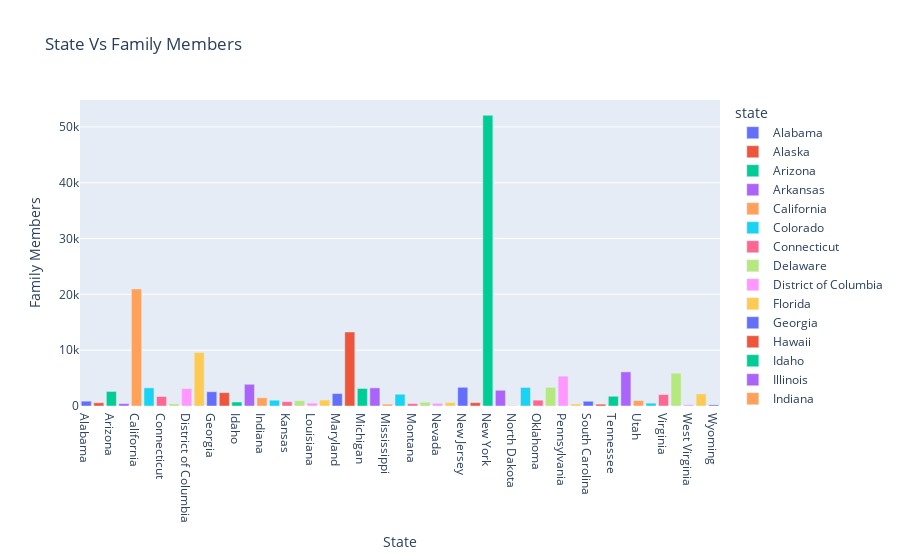

Write notebook code for a chart like this one.
### Code cell
fig = px.bar(homelessness, x='state', y='family_members', color='state', title="State Vs Family Members")
fig.update_layout(xaxis_title = 'State', yaxis_title = 'Family Members')
fig.show()

### Figure 1 — Plotly figure (JSON) as saved in the notebook; plotly's stock layout.template omitted (floating-point values rounded to 4 significant figures)
{"data": [{"alignmentgroup": "True", "hovertemplate": "state=%{x}<br>family_members=%{y}<extra></extra>", "legendgroup": "Alabama", "marker": {"color": "#636efa", "pattern": {"shape": ""}}, "name": "Alabama", "offsetgroup": "Alabama", "orientation": "v", "showlegend": true, "textposition": "auto", "type": "bar", "x": ["Alabama"], "xaxis": "x", "y": [864], "yaxis": "y"}, {"alignmentgroup": "True", "hovertemplate": "state=%{x}<br>family_members=%{y}<extra></extra>", "legendgroup": "Alaska", "marker": {"color": "#EF553B", "pattern": {"shape": ""}}, "name": "Alaska", "offsetgroup": "Alaska", "orientation": "v", "showlegend": true, "textposition": "auto", "type": "bar", "x": ["Alaska"], "xaxis": "x", "y": [582], "yaxis": "y"}, {"alignmentgroup": "True", "hovertemplate": "state=%{x}<br>family_members=%{y}<extra></extra>", "legendgroup": "Arizona", "marker": {"color": "#00cc96", "pattern": {"shape": ""}}, "name": "Arizona", "offsetgroup": "Arizona", "orientation": "v", "showlegend": true, "textposition": "auto", "type": "bar", "x": ["Arizona"], "xaxis": "x", "y": [2606], "yaxis": "y"}, {"alignmentgroup": "True", "hovertemplate": "state=%{x}<br>family_members=%{y}<extra></extra>", "legendgroup": "Arkansas", "marker": {"color": "#ab63fa", "pattern": {"shape": ""}}, "name": "Arkansas", "offsetgroup": "Arkansas", "orientation": "v", "showlegend": true, "textposition": "auto", "type": "bar", "x": ["Arkansas"], "xaxis": "x", "y": [432], "yaxis": "y"}, {"alignmentgroup": "True", "hovertemplate": "state=%{x}<br>family_members=%{y}<extra></extra>", "legendgroup": "California", "marker": {"color": "#FFA15A", "pattern": {"shape": ""}}, "name": "California", "offsetgroup": "California", "orientation": "v", "showlegend": true, "textposition": "auto", "type": "bar", "x": ["California"], "xaxis": "x", "y": [20964], "yaxis": "y"}, {"alignmentgroup": "True", "hovertemplate": "state=%{x}<br>family_members=%{y}<extra></extra>", "legendgroup": "Colorado", "marker": {"color": "#19d3f3", "pattern": {"shape": ""}}, "name": "Colorado", "offsetgroup": "Colorado", "orientation": "v", "showlegend": true, "textposition": "auto", "type": "bar", "x": ["Colorado"], "xaxis": "x", "y": [3250], "yaxis": "y"}, {"alignmentgroup": "True", "hovertemplate": "state=%{x}<br>family_members=%{y}<extra></extra>", "legendgroup": "Connecticut", "marker": {"color": "#FF6692", "pattern": {"shape": ""}}, "name": "Connecticut", "offsetgroup": "Connecticut", "orientation": "v", "showlegend": true, "textposition": "auto", "type": "bar", "x": ["Connecticut"], "xaxis": "x", "y": [1696], "yaxis": "y"}, {"alignmentgroup": "True", "hovertemplate": "state=%{x}<br>family_members=%{y}<extra></extra>", "legendgroup": "Delaware", "marker": {"color": "#B6E880", "pattern": {"shape": ""}}, "name": "Delaware", "offsetgroup": "Delaware", "orientation": "v", "showlegend": true, "textposition": "auto", "type": "bar", "x": ["Delaware"], "xaxis": "x", "y": [374], "yaxis": "y"}, {"alignmentgroup": "True", "hovertemplate": "state=%{x}<br>family_members=%{y}<extra></extra>", "legendgroup": "District of Columbia", "marker": {"color": "#FF97FF", "pattern": {"shape": ""}}, "name": "District of Columbia", "offsetgroup": "District of Columbia", "orientation": "v", "showlegend": true, "textposition": "auto", "type": "bar", "x": ["District of Columbia"], "xaxis": "x", "y": [3134], "yaxis": "y"}, {"alignmentgroup": "True", "hovertemplate": "state=%{x}<br>family_members=%{y}<extra></extra>", "legendgroup": "Florida", "marker": {"color": "#FECB52", "pattern": {"shape": ""}}, "name": "Florida", "offsetgroup": "Florida", "orientation": "v", "showlegend": true, "textposition": "auto", "type": "bar", "x": ["Florida"], "xaxis": "x", "y": [9587], "yaxis": "y"}, {"alignmentgroup": "True", "hovertemplate": "state=%{x}<br>family_members=%{y}<extra></extra>", "legendgroup": "Georgia", "marker": {"color": "#636efa", "pattern": {"shape": ""}}, "name": "Georgia", "offsetgroup": "Georgia", "orientation": "v", "showlegend": true, "textposition": "auto", "type": "bar", "x": ["Georgia"], "xaxis": "x", "y": [2556], "yaxis": "y"}, {"alignmentgroup": "True", "hovertemplate": "state=%{x}<br>family_members=%{y}<extra></extra>", "legendgroup": "Hawaii", "marker": {"color": "#EF553B", "pattern": {"shape": ""}}, "name": "Hawaii", "offsetgroup": "Hawaii", "orientation": "v", "showlegend": true, "textposition": "auto", "type": "bar", "x": ["Hawaii"], "xaxis": "x", "y": [2399], "yaxis": "y"}, {"alignmentgroup": "True", "hovertemplate": "state=%{x}<br>family_members=%{y}<extra></extra>", "legendgroup": "Idaho", "marker": {"color": "#00cc96", "pattern": {"shape": ""}}, "name": "Idaho", "offsetgroup": "Idaho", "orientation": "v", "showlegend": true, "textposition": "auto", "type": "bar", "x": ["Idaho"], "xaxis": "x", "y": [715], "yaxis": "y"}, {"alignmentgroup": "True", "hovertemplate": "state=%{x}<br>family_members=%{y}<extra></extra>", "legendgroup": "Illinois", "marker": {"color": "#ab63fa", "pattern": {"shape": ""}}, "name": "Illinois", "offsetgroup": "Illinois", "orientation": "v", "showlegend": true, "textposition": "auto", "type": "bar", "x": ["Illinois"], "xaxis": "x", "y": [3891], "yaxis": "y"}, {"alignmentgroup": "True", "hovertemplate": "state=%{x}<br>family_members=%{y}<extra></extra>", "legendgroup": "Indiana", "marker": {"color": "#FFA15A", "pattern": {"shape": ""}}, "name": "Indiana", "offsetgroup": "Indiana", "orientation": "v", "showlegend": true, "textposition": "auto", "type": "bar", "x": ["Indiana"], "xaxis": "x", "y": [1482], "yaxis": "y"}, {"alignmentgroup": "True", "hovertemplate": "state=%{x}<br>family_members=%{y}<extra></extra>", "legendgroup": "Iowa", "marker": {"color": "#19d3f3", "pattern": {"shape": ""}}, "name": "Iowa", "offsetgroup": "Iowa", "orientation": "v", "showlegend": true, "textposition": "auto", "type": "bar", "x": ["Iowa"], "xaxis": "x", "y": [1038], "yaxis": "y"}, {"alignmentgroup": "True", "hovertemplate": "state=%{x}<br>family_members=%{y}<extra></extra>", "legendgroup": "Kansas", "marker": {"color": "#FF6692", "pattern": {"shape": ""}}, "name": "Kansas", "offsetgroup": "Kansas", "orientation": "v", "showlegend": true, "textposition": "auto", "type": "bar", "x": ["Kansas"], "xaxis": "x", "y": [773], "yaxis": "y"}, {"alignmentgroup": "True", "hovertemplate": "state=%{x}<br>family_members=%{y}<extra></extra>", "legendgroup": "Kentucky", "marker": {"color": "#B6E880", "pattern": {"shape": ""}}, "name": "Kentucky", "offsetgroup": "Kentucky", "orientation": "v", "showlegend": true, "textposition": "auto", "type": "bar", "x": ["Kentucky"], "xaxis": "x", "y": [953], "yaxis": "y"}, {"alignmentgroup": "True", "hovertemplate": "state=%{x}<br>family_members=%{y}<extra></extra>", "legendgroup": "Louisiana", "marker": {"color": "#FF97FF", "pattern": {"shape": ""}}, "name": "Louisiana", "offsetgroup": "Louisiana", "orientation": "v", "showlegend": true, "textposition": "auto", "type": "bar", "x": ["Louisiana"], "xaxis": "x", "y": [519], "yaxis": "y"}, {"alignmentgroup": "True", "hovertemplate": "state=%{x}<br>family_members=%{y}<extra></extra>", "legendgroup": "Maine", "marker": {"color": "#FECB52", "pattern": {"shape": ""}}, "name": "Maine", "offsetgroup": "Maine", "orientation": "v", "showlegend": true, "textposition": "auto", "type": "bar", "x": ["Maine"], "xaxis": "x", "y": [1066], "yaxis": "y"}, {"alignmentgroup": "True", "hovertemplate": "state=%{x}<br>family_members=%{y}<extra></extra>", "legendgroup": "Maryland", "marker": {"color": "#636efa", "pattern": {"shape": ""}}, "name": "Maryland", "offsetgroup": "Maryland", "orientation": "v", "showlegend": true, "textposition": "auto", "type": "bar", "x": ["Maryland"], "xaxis": "x", "y": [2230], "yaxis": "y"}, {"alignmentgroup": "True", "hovertemplate": "state=%{x}<br>family_members=%{y}<extra></extra>", "legendgroup": "Massachusetts", "marker": {"color": "#EF553B", "pattern": {"shape": ""}}, "name": "Massachusetts", "offsetgroup": "Massachusetts", "orientation": "v", "showlegend": true, "textposition": "auto", "type": "bar", "x": ["Massachusetts"], "xaxis": "x", "y": [13257], "yaxis": "y"}, {"alignmentgroup": "True", "hovertemplate": "state=%{x}<br>family_members=%{y}<extra></extra>", "legendgroup": "Michigan", "marker": {"color": "#00cc96", "pattern": {"shape": ""}}, "name": "Michigan", "offsetgroup": "Michigan", "orientation": "v", "showlegend": true, "textposition": "auto", "type": "bar", "x": ["Michigan"], "xaxis": "x", "y": [3142], "yaxis": "y"}, {"alignmentgroup": "True", "hovertemplate": "state=%{x}<br>family_members=%{y}<extra></extra>", "legendgroup": "Minnesota", "marker": {"color": "#ab63fa", "pattern": {"shape": ""}}, "name": "Minnesota", "offsetgroup": "Minnesota", "orientation": "v", "showlegend": true, "textposition": "auto", "type": "bar", "x": ["Minnesota"], "xaxis": "x", "y": [3250], "yaxis": "y"}, {"alignmentgroup": "True", "hovertemplate": "state=%{x}<br>family_members=%{y}<extra></extra>", "legendgroup": "Mississippi", "marker": {"color": "#FFA15A", "pattern": {"shape": ""}}, "name": "Mississippi", "offsetgroup": "Mississippi", "orientation": "v", "showlegend": true, "textposition": "auto", "type": "bar", "x": ["Mississippi"], "xaxis": "x", "y": [328], "yaxis": "y"}, {"alignmentgroup": "True", "hovertemplate": "state=%{x}<br>family_members=%{y}<extra></extra>", "legendgroup": "Missouri", "marker": {"color": "#19d3f3", "pattern": {"shape": ""}}, "name": "Missouri", "offsetgroup": "Missouri", "orientation": "v", "showlegend": true, "textposition": "auto", "type": "bar", "x": ["Missouri"], "xaxis": "x", "y": [2107], "yaxis": "y"}, {"alignmentgroup": "True", "hovertemplate": "state=%{x}<br>family_members=%{y}<extra></extra>", "legendgroup": "Montana", "marker": {"color": "#FF6692", "pattern": {"shape": ""}}, "name": "Montana", "offsetgroup": "Montana", "orientation": "v", "showlegend": true, "textposition": "auto", "type": "bar", "x": ["Montana"], "xaxis": "x", "y": [422], "yaxis": "y"}, {"alignmentgroup": "True", "hovertemplate": "state=%{x}<br>family_members=%{y}<extra></extra>", "legendgroup": "Nebraska", "marker": {"color": "#B6E880", "pattern": {"shape": ""}}, "name": "Nebraska", "offsetgroup": "Nebraska", "orientation": "v", "showlegend": true, "textposition": "auto", "type": "bar", "x": ["Nebraska"], "xaxis": "x", "y": [676], "yaxis": "y"}, {"alignmentgroup": "True", "hovertemplate": "state=%{x}<br>family_members=%{y}<extra></extra>", "legendgroup": "Nevada", "marker": {"color": "#FF97FF", "pattern": {"shape": ""}}, "name": "Nevada", "offsetgroup": "Nevada", "orientation": "v", "showlegend": true, "textposition": "auto", "type": "bar", "x": ["Nevada"], "xaxis": "x", "y": [486], "yaxis": "y"}, {"alignmentgroup": "True", "hovertemplate": "state=%{x}<br>family_members=%{y}<extra></extra>", "legendgroup": "New Hampshire", "marker": {"color": "#FECB52", "pattern": {"shape": ""}}, "name": "New Hampshire", "offsetgroup": "New Hampshire", "orientation": "v", "showlegend": true, "textposition": "auto", "type": "bar", "x": ["New Hampshire"], "xaxis": "x", "y": [615], "yaxis": "y"}, {"alignmentgroup": "True", "hovertemplate": "state=%{x}<br>family_members=%{y}<extra></extra>", "legendgroup": "New Jersey", "marker": {"color": "#636efa", "pattern": {"shape": ""}}, "name": "New Jersey", "offsetgroup": "New Jersey", "orientation": "v", "showlegend": true, "textposition": "auto", "type": "bar", "x": ["New Jersey"], "xaxis": "x", "y": [3350], "yaxis": "y"}, {"alignmentgroup": "True", "hovertemplate": "state=%{x}<br>family_members=%{y}<extra></extra>", "legendgroup": "New Mexico", "marker": {"color": "#EF553B", "pattern": {"shape": ""}}, "name": "New Mexico", "offsetgroup": "New Mexico", "orientation": "v", "showlegend": true, "textposition": "auto", "type": "bar", "x": ["New Mexico"], "xaxis": "x", "y": [602], "yaxis": "y"}, {"alignmentgroup": "True", "hovertemplate": "state=%{x}<br>family_members=%{y}<extra></extra>", "legendgroup": "New York", "marker": {"color": "#00cc96", "pattern": {"shape": ""}}, "name": "New York", "offsetgroup": "New York", "orientation": "v", "showlegend": true, "textposition": "auto", "type": "bar", "x": ["New York"], "xaxis": "x", "y": [52070], "yaxis": "y"}, {"alignmentgroup": "True", "hovertemplate": "state=%{x}<br>family_members=%{y}<extra></extra>", "legendgroup": "North Carolina", "marker": {"color": "#ab63fa", "pattern": {"shape": ""}}, "name": "North Carolina", "offsetgroup": "North Carolina", "orientation": "v", "showlegend": true, "textposition": "auto", "type": "bar", "x": ["North Carolina"], "xaxis": "x", "y": [2817], "yaxis": "y"}, {"alignmentgroup": "True", "hovertemplate": "state=%{x}<br>family_members=%{y}<extra></extra>", "legendgroup": "North Dakota", "marker": {"color": "#FFA15A", "pattern": {"shape": ""}}, "name": "North Dakota", "offsetgroup": "North Dakota", "orientation": "v", "showlegend": true, "textposition": "auto", "type": "bar", "x": ["North Dakota"], "xaxis": "x", "y": [75], "yaxis": "y"}, {"alignmentgroup": "True", "hovertemplate": "state=%{x}<br>family_members=%{y}<extra></extra>", "legendgroup": "Ohio", "marker": {"color": "#19d3f3", "pattern": {"shape": ""}}, "name": "Ohio", "offsetgroup": "Ohio", "orientation": "v", "showlegend": true, "textposition": "auto", "type": "bar", "x": ["Ohio"], "xaxis": "x", "y": [3320], "yaxis": "y"}, {"alignmentgroup": "True", "hovertemplate": "state=%{x}<br>family_members=%{y}<extra></extra>", "legendgroup": "Oklahoma", "marker": {"color": "#FF6692", "pattern": {"shape": ""}}, "name": "Oklahoma", "offsetgroup": "Oklahoma", "orientation": "v", "showlegend": true, "textposition": "auto", "type": "bar", "x": ["Oklahoma"], "xaxis": "x", "y": [1048], "yaxis": "y"}, {"alignmentgroup": "True", "hovertemplate": "state=%{x}<br>family_members=%{y}<extra></extra>", "legendgroup": "Oregon", "marker": {"color": "#B6E880", "pattern": {"shape": ""}}, "name": "Oregon", "offsetgroup": "Oregon", "orientation": "v", "showlegend": true, "textposition": "auto", "type": "bar", "x": ["Oregon"], "xaxis": "x", "y": [3337], "yaxis": "y"}, {"alignmentgroup": "True", "hovertemplate": "state=%{x}<br>family_members=%{y}<extra></extra>", "legendgroup": "Pennsylvania", "marker": {"color": "#FF97FF", "pattern": {"shape": ""}}, "name": "Pennsylvania", "offsetgroup": "Pennsylvania", "orientation": "v", "showlegend": true, "textposition": "auto", "type": "bar", "x": ["Pennsylvania"], "xaxis": "x", "y": [5349], "yaxis": "y"}, {"alignmentgroup": "True", "hovertemplate": "state=%{x}<br>family_members=%{y}<extra></extra>", "legendgroup": "Rhode Island", "marker": {"color": "#FECB52", "pattern": {"shape": ""}}, "name": "Rhode Island", "offsetgroup": "Rhode Island", "orientation": "v", "showlegend": true, "textposition": "auto", "type": "bar", "x": ["Rhode Island"], "xaxis": "x", "y": [354], "yaxis": "y"}, {"alignmentgroup": "True", "hovertemplate": "state=%{x}<br>family_members=%{y}<extra></extra>", "legendgroup": "South Carolina", "marker": {"color": "#636efa", "pattern": {"shape": ""}}, "name": "South Carolina", "offsetgroup": "South Carolina", "orientation": "v", "showlegend": true, "textposition": "auto", "type": "bar", "x": ["South Carolina"], "xaxis": "x", "y": [851], "yaxis": "y"}, {"alignmentgroup": "True", "hovertemplate": "state=%{x}<br>family_members=%{y}<extra></extra>", "legendgroup": "South Dakota", "marker": {"color": "#EF553B", "pattern": {"shape": ""}}, "name": "South Dakota", "offsetgroup": "South Dakota", "orientation": "v", "showlegend": true, "textposition": "auto", "type": "bar", "x": ["South Dakota"], "xaxis": "x", "y": [323], "yaxis": "y"}, {"alignmentgroup": "True", "hovertemplate": "state=%{x}<br>family_members=%{y}<extra></extra>", "legendgroup": "Tennessee", "marker": {"color": "#00cc96", "pattern": {"shape": ""}}, "name": "Tennessee", "offsetgroup": "Tennessee", "orientation": "v", "showlegend": true, "textposition": "auto", "type": "bar", "x": ["Tennessee"], "xaxis": "x", "y": [1744], "yaxis": "y"}, {"alignmentgroup": "True", "hovertemplate": "state=%{x}<br>family_members=%{y}<extra></extra>", "legendgroup": "Texas", "marker": {"color": "#ab63fa", "pattern": {"shape": ""}}, "name": "Texas", "offsetgroup": "Texas", "orientation": "v", "showlegend": true, "textposition": "auto", "type": "bar", "x": ["Texas"], "xaxis": "x", "y": [6111], "yaxis": "y"}, {"alignmentgroup": "True", "hovertemplate": "state=%{x}<br>family_members=%{y}<extra></extra>", "legendgroup": "Utah", "marker": {"color": "#FFA15A", "pattern": {"shape": ""}}, "name": "Utah", "offsetgroup": "Utah", "orientation": "v", "showlegend": true, "textposition": "auto", "type": "bar", "x": ["Utah"], "xaxis": "x", "y": [972], "yaxis": "y"}, {"alignmentgroup": "True", "hovertemplate": "state=%{x}<br>family_members=%{y}<extra></extra>", "legendgroup": "Vermont", "marker": {"color": "#19d3f3", "pattern": {"shape": ""}}, "name": "Vermont", "offsetgroup": "Vermont", "orientation": "v", "showlegend": true, "textposition": "auto", "type": "bar", "x": ["Vermont"], "xaxis": "x", "y": [511], "yaxis": "y"}, {"alignmentgroup": "True", "hovertemplate": "state=%{x}<br>family_members=%{y}<extra></extra>", "legendgroup": "Virginia", "marker": {"color": "#FF6692", "pattern": {"shape": ""}}, "name": "Virginia", "offsetgroup": "Virginia", "orientation": "v", "showlegend": true, "textposition": "auto", "type": "bar", "x": ["Virginia"], "xaxis": "x", "y": [2047], "yaxis": "y"}, {"alignmentgroup": "True", "hovertemplate": "state=%{x}<br>family_members=%{y}<extra></extra>", "legendgroup": "Washington", "marker": {"color": "#B6E880", "pattern": {"shape": ""}}, "name": "Washington", "offsetgroup": "Washington", "orientation": "v", "showlegend": true, "textposition": "auto", "type": "bar", "x": ["Washington"], "xaxis": "x", "y": [5880], "yaxis": "y"}, {"alignmentgroup": "True", "hovertemplate": "state=%{x}<br>family_members=%{y}<extra></extra>", "legendgroup": "West Virginia", "marker": {"color": "#FF97FF", "pattern": {"shape": ""}}, "name": "West Virginia", "offsetgroup": "West Virginia", "orientation": "v", "showlegend": true, "textposition": "auto", "type": "bar", "x": ["West Virginia"], "xaxis": "x", "y": [222], "yaxis": "y"}, {"alignmentgroup": "True", "hovertemplate": "state=%{x}<br>family_members=%{y}<extra></extra>", "legendgroup": "Wisconsin", "marker": {"color": "#FECB52", "pattern": {"shape": ""}}, "name": "Wisconsin", "offsetgroup": "Wisconsin", "orientation": "v", "showlegend": true, "textposition": "auto", "type": "bar", "x": ["Wisconsin"], "xaxis": "x", "y": [2167], "yaxis": "y"}, {"alignmentgroup": "True", "hovertemplate": "state=%{x}<br>family_members=%{y}<extra></extra>", "legendgroup": "Wyoming", "marker": {"color": "#636efa", "pattern": {"shape": ""}}, "name": "Wyoming", "offsetgroup": "Wyoming", "orientation": "v", "showlegend": true, "textposition": "auto", "type": "bar", "x": ["Wyoming"], "xaxis": "x", "y": [205], "yaxis": "y"}], "layout": {"barmode": "relative", "legend": {"title": {"text": "state"}, "tracegroupgap": 0}, "title": {"text": "State Vs Family Members"}, "xaxis": {"anchor": "y", "categoryarray": ["Alabama", "Alaska", "Arizona", "Arkansas", "California", "Colorado", "Connecticut", "Delaware", "District of Columbia", "Florida", "Georgia", "Hawaii", "Idaho", "Illinois", "Indiana", "Iowa", "Kansas", "Kentucky", "Louisiana", "Maine", "Maryland", "Massachusetts", "Michigan", "Minnesota", "Mississippi", "Missouri", "Montana", "Nebraska", "Nevada", "New Hampshire", "New Jersey", "New Mexico", "New York", "North Carolina", "North Dakota", "Ohio", "Oklahoma", "Oregon", "Pennsylvania", "Rhode Island", "South Carolina", "South Dakota", "Tennessee", "Texas", "Utah", "Vermont", "Virginia", "Washington", "West Virginia", "Wisconsin", "Wyoming"], "categoryorder": "array", "domain": [0, 1], "title": {"text": "State"}}, "yaxis": {"anchor": "x", "domain": [0, 1], "title": {"text": "Family Members"}}}}
